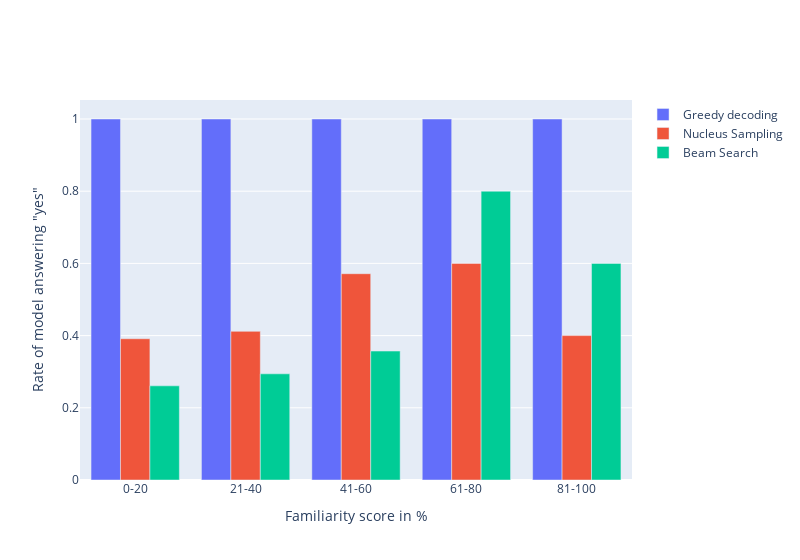

Notebook code cell kept with this figure:
### Markdown cell above
#### Bool breakdown

### Code cell
num_bins = 5
category_bins_familiarity = pd.cut(data['familiarity score'], bins=num_bins)

data_plot = data.copy()

data_plot['category bin familiarity'] = category_bins_familiarity.astype(str)

data_plot['greedy bool count'] = data_plot["BLIP-2, greedy, bool"].str.lower().str.count(r'\byes\b')
data_plot['nucleus bool count'] = data_plot["BLIP-2, nucleus, bool"].str.lower().str.count(r'\byes\b')
data_plot['beam bool count'] = data_plot["BLIP-2, beam, bool"].str.lower().str.count(r'\byes\b')

f_beam = data_plot.groupby('category bin familiarity')[
    'beam bool count'].mean()
f_greedy = data_plot.groupby('category bin familiarity')[
    'greedy bool count'].mean()
f_nucleus = data_plot.groupby('category bin familiarity')[
    'nucleus bool count'].mean()


fig = go.Figure()
# data=[go.Bar(x=bin_percentages.index.astype(str), y=bin_percentages)])

fig.add_trace(go.Bar(x=f_greedy.index.astype(
    str), y=f_greedy, name='Greedy decoding'))
fig.add_trace(go.Bar(x=f_nucleus.index.astype(
    str), y=f_nucleus, name='Nucleus Sampling'))
fig.add_trace(go.Bar(x=f_beam.index.astype(str), y=f_beam, name='Beam Search'))

fig.update_layout(width=800, xaxis_title='Bins', yaxis_title='Rate of model answering "yes"', xaxis=dict(title='Familiarity score in %', tickmode='array',
                                                                                                             tickvals=[
                                                                                                                 0, 1, 2, 3, 4],
                                                                                                             ticktext=['0-20', '21-40', '41-60', '61-80', '81-100']))
fig.show()

# fig.show()

# # Save the plot as JSON
# fig_json = fig.to_json()
# with open('familiarity.json', 'w') as file:
#     file.write(fig_json)

### Figure 1 — Plotly figure (JSON) as saved in the notebook; plotly's stock layout.template omitted (floating-point values rounded to 4 significant figures)
{"data": [{"name": "Greedy decoding", "type": "bar", "x": ["(18.6, 34.2]", "(2.922, 18.6]", "(34.2, 49.8]", "(49.8, 65.4]", "(65.4, 81.0]"], "y": [1, 1, 1, 1, 1]}, {"name": "Nucleus Sampling", "type": "bar", "x": ["(18.6, 34.2]", "(2.922, 18.6]", "(34.2, 49.8]", "(49.8, 65.4]", "(65.4, 81.0]"], "y": [0.3913, 0.4118, 0.5714, 0.6, 0.4]}, {"name": "Beam Search", "type": "bar", "x": ["(18.6, 34.2]", "(2.922, 18.6]", "(34.2, 49.8]", "(49.8, 65.4]", "(65.4, 81.0]"], "y": [0.2609, 0.2941, 0.3571, 0.8, 0.6]}], "layout": {"width": 800, "xaxis": {"tickmode": "array", "ticktext": ["0-20", "21-40", "41-60", "61-80", "81-100"], "tickvals": [0, 1, 2, 3, 4], "title": {"text": "Familiarity score in %"}}, "yaxis": {"title": {"text": "Rate of model answering \"yes\""}}}}
